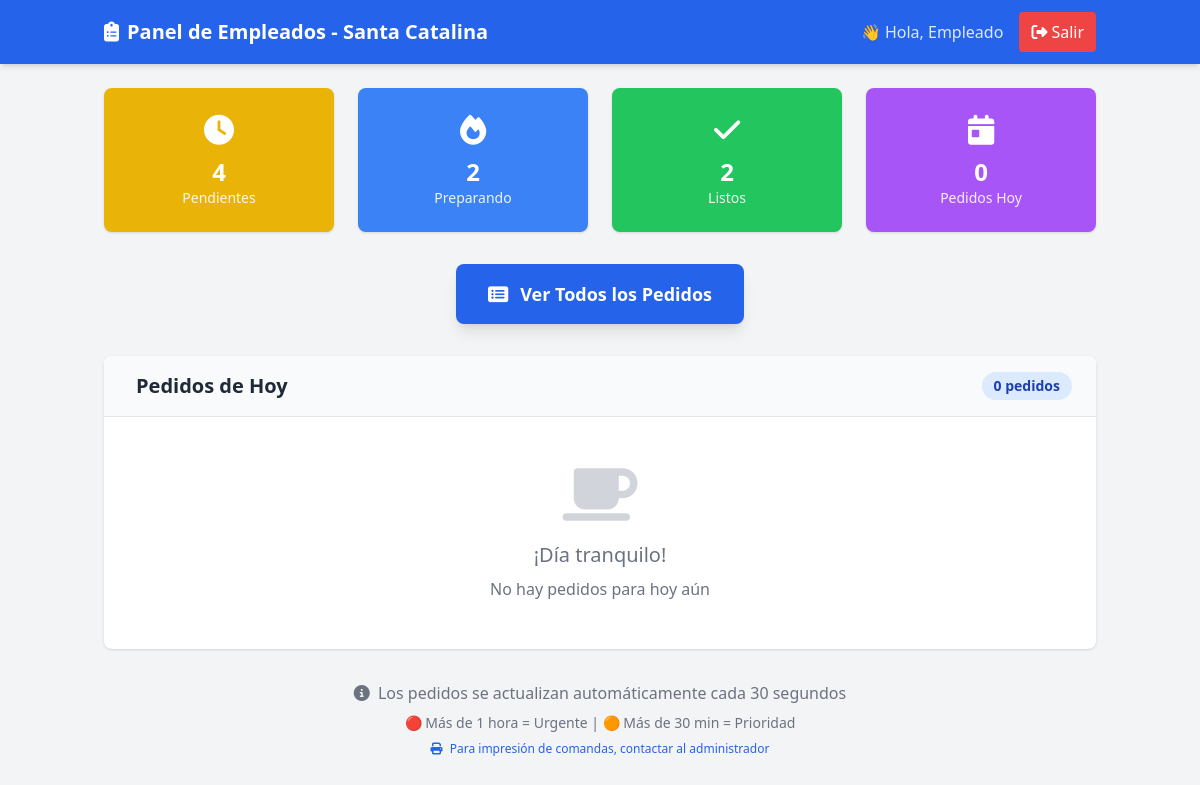
Page /empleados/dashboard.php (signed in) on the earlier database version.
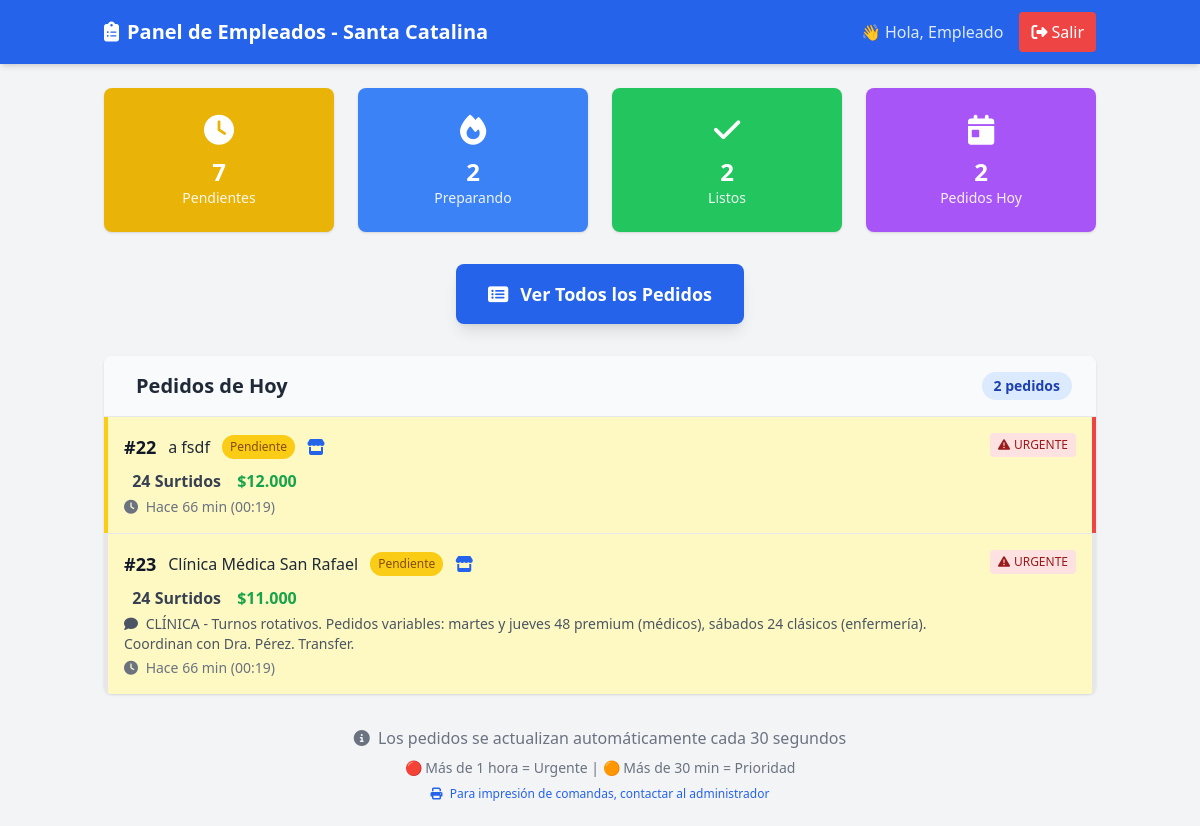
Same page on the later database version.
### tables this page shows
CREATE TABLE `pedidos` (
  `id` int(11) NOT NULL,
  `nombre` varchar(100) NOT NULL,
  `apellido` varchar(100) NOT NULL,
  `telefono` varchar(20) NOT NULL,
  `direccion` text DEFAULT NULL,
  `producto` varchar(100) NOT NULL,
  `cantidad` int(11) NOT NULL,
  `precio` decimal(10,2) NOT NULL,
  `forma_pago` enum('Efectivo','Transferencia') DEFAULT 'Efectivo',
  `modalidad` enum('Retira','Delivery') DEFAULT 'Retira',
  `estado` enum('Pendiente','Preparando','Listo','Entregado') DEFAULT 'Pendiente',
  `observaciones` text DEFAULT NULL,
  `cliente_fijo_id` int(11) DEFAULT NULL,
  `impreso` tinyint(1) DEFAULT 0,
  `created_at` timestamp NULL DEFAULT current_timestamp(),
  `updated_at` timestamp NULL DEFAULT current_timestamp() ON UPDATE current_timestamp(),
  `fecha_entrega` date DEFAULT NULL COMMENT 'Fecha para cuando es el pedido',
  `hora_entrega` time DEFAULT NULL COMMENT 'Hora para cuando es el pedido',
  `notas_horario` text DEFAULT NULL COMMENT 'Observaciones sobre horario/entrega',
  `fecha_pedido` datetime DEFAULT current_timestamp() COMMENT 'Cuándo se tomó el pedido (puede ser diferente de created_at para casos especiales)',
  `prioridad` enum('normal','prioridad','urgente') DEFAULT 'normal' COMMENT 'Prioridad manual asignada por admin',
  `prioridad_notas` text DEFAULT NULL COMMENT 'Notas sobre por qué se asignó esta prioridad',
  `es_personalizado_complejo` tinyint(1) DEFAULT 0 COMMENT 'Si usa la tabla pedido_detalles para precios mixtos'
);

### config.php (called while the page is built, shortened)
<?php
function formatPrice($price) {
    return '$' . number_format($price, 0, ',', '.');
}
?>

### empleados/dashboard.php (the view, shortened to what this page needs)
<?php
require_once '../config.php';
$pdo = getConnection();
$stats = [
    'pendientes' => $pdo->query("SELECT COUNT(*) FROM pedidos WHERE estado = 'Pendiente'")->fetchColumn(),
    'preparando' => $pdo->query("SELECT COUNT(*) FROM pedidos WHERE estado = 'Preparando'")->fetchColumn(),
    'listos' => $pdo->query("SELECT COUNT(*) FROM pedidos WHERE estado = 'Listo'")->fetchColumn(),
    'pedidos_hoy' => $pdo->query("SELECT COUNT(*) FROM pedidos WHERE DATE(created_at) = CURDATE()")->fetchColumn()
];
$pedidos_hoy = $pdo->query("
    SELECT id, nombre, apellido, producto, precio, estado, modalidad, observaciones,
           created_at, TIMESTAMPDIFF(MINUTE, created_at, NOW()) as minutos_transcurridos
    FROM pedidos
    WHERE DATE(created_at) = CURDATE()
    ORDER BY
        CASE estado
            WHEN 'Pendiente' THEN 1
            WHEN 'Preparando' THEN 2
            WHEN 'Listo' THEN 3
            WHEN 'Entregado' THEN 4
        END,
        created_at ASC
")->fetchAll();
?>
<!DOCTYPE html>
<html lang="es">
<head>
    <script src="https://cdn.tailwindcss.com"></script>
    <link rel="stylesheet" href="https://cdnjs.cloudflare.com/ajax/libs/font-awesome/6.4.0/css/all.min.css">
</head>
<body class="bg-gray-100">
    <header class="bg-blue-600 text-white shadow-md">
        <div class="container mx-auto px-4 py-3 flex justify-between items-center">
            <h1 class="text-xl font-bold">
                <i class="fas fa-clipboard-list mr-2"></i>Panel de Empleados - Santa Catalina
            </h1>
            <div class="flex items-center space-x-4">
                <span class="text-blue-100">👋 Hola, <?= $_SESSION['empleado_name'] ?></span>
                <a href="logout.php" class="bg-red-500 hover:bg-red-600 px-3 py-2 rounded transition">
                    <i class="fas fa-sign-out-alt mr-1"></i>Salir
                </a>
            </div>
        </div>
    </header>
    <main class="container mx-auto px-4 py-6">
        <div class="grid grid-cols-2 md:grid-cols-4 gap-6 mb-8">
            <div class="bg-yellow-500 text-white p-6 rounded-lg shadow text-center">
                <i class="fas fa-clock text-3xl mb-2"></i>
                <p class="text-2xl font-bold"><?= $stats['pendientes'] ?></p>
                <p class="text-sm opacity-90">Pendientes</p>
            </div>
            <div class="bg-blue-500 text-white p-6 rounded-lg shadow text-center">
                <i class="fas fa-fire text-3xl mb-2"></i>
                <p class="text-2xl font-bold"><?= $stats['preparando'] ?></p>
                <p class="text-sm opacity-90">Preparando</p>
            </div>
            <div class="bg-green-500 text-white p-6 rounded-lg shadow text-center">
                <i class="fas fa-check text-3xl mb-2"></i>
                <p class="text-2xl font-bold"><?= $stats['listos'] ?></p>
                <p class="text-sm opacity-90">Listos</p>
            </div>
            <div class="bg-purple-500 text-white p-6 rounded-lg shadow text-center">
                <i class="fas fa-calendar-day text-3xl mb-2"></i>
                <p class="text-2xl font-bold"><?= $stats['pedidos_hoy'] ?></p>
                <p class="text-sm opacity-90">Pedidos Hoy</p>
            </div>
        </div>
        <div class="text-center mb-8">
            <a href="pedidos.php" class="bg-blue-600 hover:bg-blue-700 text-white px-8 py-4 rounded-lg text-lg font-semibold transition inline-block shadow-lg">
                <i class="fas fa-list-alt mr-3"></i>Ver Todos los Pedidos
            </a>
        </div>
        <div class="bg-white rounded-lg shadow overflow-hidden">
            <div class="bg-gray-50 px-6 py-4 border-b">
                <h2 class="text-xl font-semibold text-gray-800 flex items-center">
                    Pedidos de Hoy
                    <span class="ml-auto text-sm bg-blue-100 text-blue-800 px-3 py-1 rounded-full">
                        <?= count($pedidos_hoy) ?> pedidos
                    </span>
                </h2>
            </div>
            <?php if (empty($pedidos_hoy)): ?>
                <div class="p-12 text-center text-gray-500">
                    <i class="fas fa-coffee text-6xl mb-4 text-gray-300"></i>
                    <h3 class="text-xl mb-2">¡Día tranquilo!</h3>
                    <p>No hay pedidos para hoy aún</p>
                </div>
            <?php else: ?>
                <div class="divide-y divide-gray-200">
                    <?php foreach ($pedidos_hoy as $pedido): ?>
                        <?php
                        $estado_colors = [
                            'Pendiente' => 'bg-yellow-100 border-l-yellow-400 text-yellow-800',
                            'Preparando' => 'bg-blue-100 border-l-blue-400 text-blue-800',
                            'Listo' => 'bg-green-100 border-l-green-400 text-green-800',
                            'Entregado' => 'bg-gray-100 border-l-gray-400 text-gray-800'
                        ];
                        $urgencia = '';
                        if ($pedido['minutos_transcurridos'] > 60) {
                            $urgencia = 'border-r-4 border-r-red-500';
                        } elseif ($pedido['minutos_transcurridos'] > 30) {
                            $urgencia = 'border-r-4 border-r-orange-500';
                        }
                        ?>
                        <div class="p-4 hover:bg-gray-50 border-l-4 <?= $estado_colors[$pedido['estado']] ?> <?= $urgencia ?>">
                            <div class="flex justify-between items-start">
                                <div class="flex-1">
                                    <div class="flex items-center space-x-3 mb-2">
                                        <span class="font-bold text-lg text-gray-900">#<?= $pedido['id'] ?></span>
                                        <span class="font-medium text-gray-800">
                                            <?= htmlspecialchars($pedido['nombre'] . ' ' . $pedido['apellido']) ?>
                                        </span>
                                        <span class="px-2 py-1 text-xs font-medium rounded-full <?= str_replace('border-l-', 'bg-', $estado_colors[$pedido['estado']]) ?>">
                                            <?= $pedido['estado'] ?>
                                        </span>
                                        <?php if ($pedido['modalidad'] === 'Delivery'): ?>
                                            <i class="fas fa-truck text-green-600" title="Delivery"></i>
                                        <?php else: ?>
                                            <i class="fas fa-store text-blue-600" title="Retira"></i>
                                        <?php endif; ?>
                                    </div>
                                    <div class="text-gray-700 mb-1">
                                        <strong><?= htmlspecialchars($pedido['producto']) ?></strong>
                                        <span class="text-green-600 font-semibold ml-3">
                                            <?= formatPrice($pedido['precio']) ?>
                                        </span>
                                    </div>
                                    <?php if ($pedido['observaciones']): ?>
                                    <div class="text-sm text-gray-600 mb-1">
                                        <i class="fas fa-comment mr-1"></i>
                                        <?= htmlspecialchars($pedido['observaciones']) ?>
                                    </div>
                                    <?php endif; ?>
                                    <div class="text-sm text-gray-500">
                                        <i class="fas fa-clock mr-1"></i>
                                        Hace <?= $pedido['minutos_transcurridos'] ?> min
                                        (<?= date('H:i', strtotime($pedido['created_at'])) ?>)
                                    </div>
                                </div>
                                <div class="flex flex-col space-y-2 ml-4">
                                    <?php if ($pedido['minutos_transcurridos'] > 60): ?>
                                        <span class="bg-red-100 text-red-800 px-2 py-1 rounded text-xs font-medium">
                                            <i class="fas fa-exclamation-triangle mr-1"></i>URGENTE
                                        </span>
                                    <?php elseif ($pedido['minutos_transcurridos'] > 30): ?>
                                        <span class="bg-orange-100 text-orange-800 px-2 py-1 rounded text-xs font-medium">
                                            <i class="fas fa-clock mr-1"></i>PRIORIDAD
                                        </span>
                                    <?php endif; ?>
                                </div>
                            </div>
                        </div>
                    <?php endforeach; ?>
                </div>
            <?php endif; ?>
        </div>
        <div class="mt-8 text-center text-gray-500">
            <p class="mb-2">
                <i class="fas fa-info-circle mr-1"></i>
                Los pedidos se actualizan automáticamente cada 30 segundos
            </p>
            <p class="text-sm">
                🔴 Más de 1 hora = Urgente | 🟠 Más de 30 min = Prioridad
            </p>
            <p class="text-xs mt-2 text-blue-600">
                <i class="fas fa-print mr-1"></i>
                Para impresión de comandas, contactar al administrador
            </p>
        </div>
    </main>
</body>
</html>

Differences in the rows shown:
added pedidos: id "22", nombre+apellido "a fsdf", estado "Pendiente", modalidad "Retira" (drawn), producto "24 Surtidos", precio "$12.000", minutos_transcurridos "66", created_at "00:19"
added pedidos: id "23", nombre+apellido "Clínica Médica San Rafael", estado "Pendiente", modalidad "Retira" (drawn), producto "24 Surtidos", precio "$11.000", observaciones "CLÍNICA - Turnos rotativos. Pedidos variables: martes y jueves 48 premium (médicos), sábados 24 clásicos (enfermería). Coordinan con Dra. Pérez. Transfer.", minutos_transcurridos "66", created_at "00:19"
Other differences:
$stats['pendientes']: "4" → "7"
$stats['pedidos_hoy']: "0" → "2"
count($pedidos_hoy): "0" → "2"
text no longer shown: "¡Día tranquilo! No hay pedidos para hoy aún"
